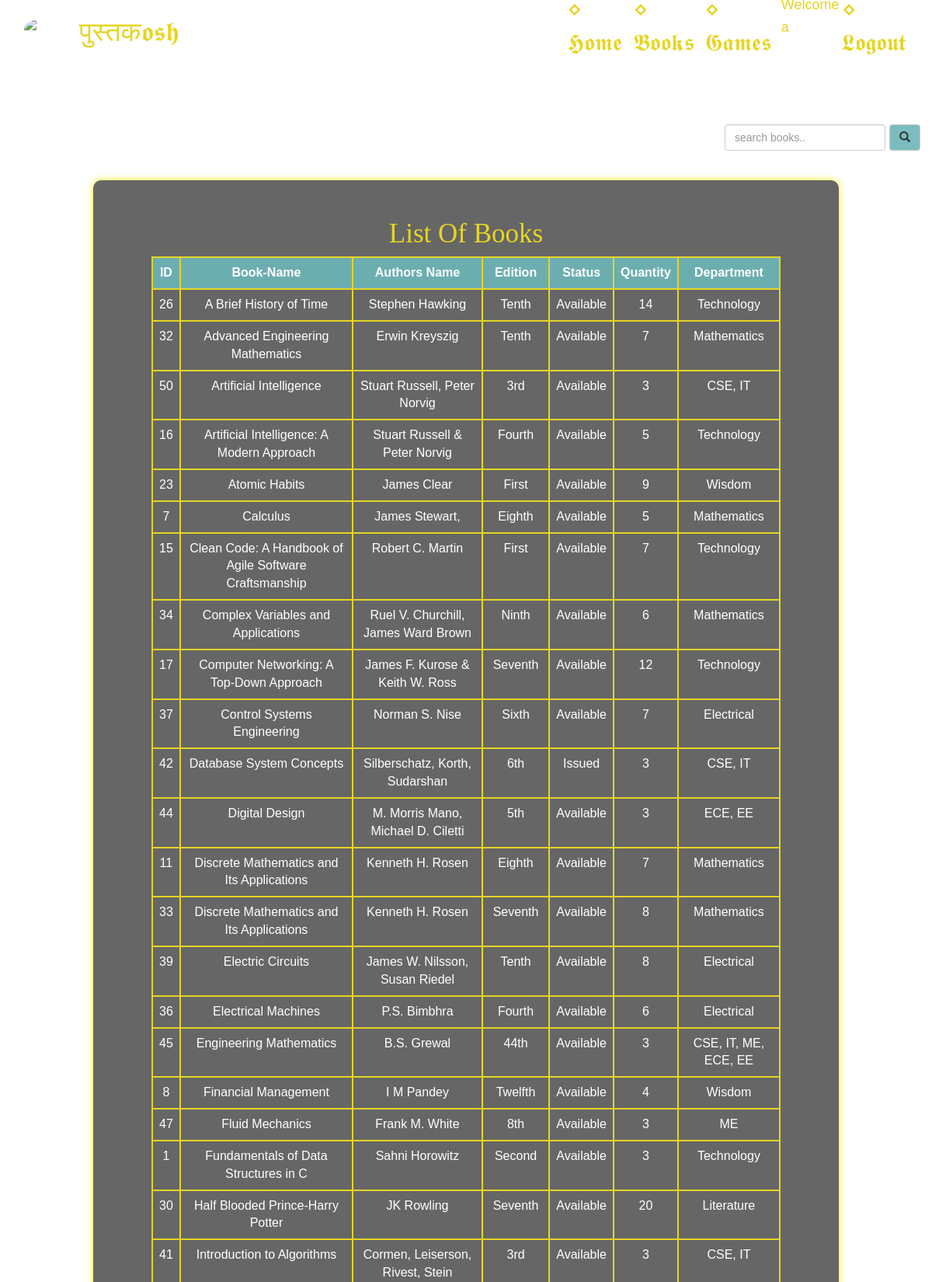
The page /books.php (signed in, upper part) on the database its author committed.
### tables this page shows
CREATE TABLE `books` (
  `bid` int(100) NOT NULL,
  `name` varchar(100) NOT NULL,
  `authors` varchar(100) NOT NULL,
  `edition` varchar(100) NOT NULL,
  `status` varchar(100) NOT NULL,
  `quantity` int(100) NOT NULL,
  `department` varchar(100) NOT NULL,
  `bcount` int(100) NOT NULL
);

### books.php (the view, shortened to what this page needs)
<?php
  include "connection.php";
  include "navbar1.php";
?>
<!DOCTYPE html>
<html>
<head>
</head>
<body>
  <?php
    $b=mysqli_query($db,"SELECT *FROM `books` order by bcount desc limit 0,3 ;")
   ?>
  <div style=" width: 100%; height: 50px; margin-top: -20px; ">
    <div style="padding: 10px; width: 10%; height: 50px;float: left;">
    <h3 style="font-family: 'Brush Script MT', cursive;font-size: 35px; color: white; margin-top: -8px;">
</h3>
    </div>
    <div style="width: 90%; height: 50px; float: left; padding: 10px; font-size: 20px;">
      <table>
        <?php
         while($b2=mysqli_fetch_assoc($b))
      {
        echo "<tr style='color: white; width: 400px; margin-top: 0px; float: left;'>";
        echo "<td>"; echo "[".$b2['bid']."] &nbsp"; echo "</td>";
        echo "<td>"; echo $b2['name']; echo "</td>";
        echo "</tr>";
      }
     ?>
      </table>
    </div>
  </div>
<div class="srch" style="display: flex; flex-direction: column; align-items: flex-end;">
    <form class="navbar-form" method="post" name="form1" id="searchForm" style="display: flex; justify-content: flex-end; align-items: center;">
        <input class="form-control" type="text" name="search" placeholder="search books.." required="" style="margin-right: 5px;">
        <button style="background-color: #6db6b9e6;" type="submit" name="submit" class="btn btn-default">
            <span class="glyphicon glyphicon-search"></span>
        </button>
    </form>
</div>
  <div class="box1">
  <h2 style="font-size:35px;font-family: 'Brush Script MT', cursive;">List Of Books</h2>
  <?php
    if(isset($_POST['submit']))
    {
      $search_term = $_POST['search'];
      $q=mysqli_query($db,"SELECT * from books where name like '%$search_term%' OR authors like '%$search_term%'");
      if(mysqli_num_rows($q)==0)
      {
        echo "Sorry! No book found. Try searching again.";
      }
      else
      {
    echo "<table class='table table-bordered table-hover;' >";
      echo "<tr style='background-color: #6db6b9e6;'>";
        echo "<th>"; echo "ID"; echo "</th>";
        echo "<th>"; echo "Book-Name";  echo "</th>";
        echo "<th>"; echo "Authors Name";  echo "</th>";
        echo "<th>"; echo "Edition";  echo "</th>";
        echo "<th>"; echo "Status";  echo "</th>";
        echo "<th>"; echo "Quantity";  echo "</th>";
        echo "<th>"; echo "Department";  echo "</th>";
      echo "</tr>";
      while($row=mysqli_fetch_assoc($q))
      {
        echo "<tr>";
        echo "<td>"; echo $row['bid']; echo "</td>";
        echo "<td>"; echo $row['name']; echo "</td>";
        echo "<td>"; echo $row['authors']; echo "</td>";
        echo "<td>"; echo $row['edition']; echo "</td>";
        echo "<td>"; echo $row['status']; echo "</td>";
        echo "<td>"; echo $row['quantity']; echo "</td>";
        echo "<td>"; echo $row['department']; echo "</td>";
        echo "</tr>";
      }
    echo "</table>";
      }
    }
    else
    {
      $res=mysqli_query($db,"SELECT * FROM `books` ORDER BY `books`.`name` ASC;");
    echo "<table class='table table-bordered table-hover' >";
      echo "<tr style='background-color: #6db6b9e6;'>";
        echo "<th>"; echo "ID"; echo "</th>";
        echo "<th>"; echo "Book-Name";  echo "</th>";
        echo "<th>"; echo "Authors Name";  echo "</th>";
        echo "<th>"; echo "Edition";  echo "</th>";
        echo "<th>"; echo "Status";  echo "</th>";
        echo "<th>"; echo "Quantity";  echo "</th>";
        echo "<th>"; echo "Department";  echo "</th>";
      echo "</tr>";
      while($row=mysqli_fetch_assoc($res))
      {
        echo "<tr>";
        echo "<td>"; echo $row['bid']; echo "</td>";
        echo "<td>"; echo $row['name']; echo "</td>";
        echo "<td>"; echo $row['authors']; echo "</td>";
        echo "<td>"; echo $row['edition']; echo "</td>";
        echo "<td>"; echo $row['status']; echo "</td>";
        echo "<td>"; echo $row['quantity']; echo "</td>";
        echo "<td>"; echo $row['department']; echo "</td>";
        echo "</tr>";
      }
    echo "</table>";
    }
          ?>
</div>
</body>
</html>

### navbar1.php (style rules this page uses)
* { margin: 0; padding: 0; box-sizing: border-box; }
body { font-family: Arial, sans-serif; font-size: 20px; }

### books.php (style rules this page uses)
body { transition: background-color .5s; background-image: url('images/book.jpg'); background-size: cover; background-repeat: no-repeat; background-attachment: fixed; color: white; }
.srch { padding-left: 1000px; }
.box1 { margin: 30px auto; width: 80%; max-width: 1200px; background: rgba(0, 0, 0, 0.6); padding: 30px; border-radius: 10px; box-shadow: 0px 0px 10px rgba(245, 241, 4, 0.94); text-align: center; height:auto; }
h2 { color: #e6d522; }
.box1 table { font-size: 16px; border-collapse: collapse; width: 90%; margin: auto; }
.box1 table, .box1 th, .box1 td { border: 2px solid #e6d522 !important; }
.box1 th, .box1 td { padding: 8px; text-align: center; }

### rows shown on the page
books: bid "26", name "A Brief History of Time", authors "Stephen Hawking", edition "Tenth", status "Available", quantity "14", department "Technology"
books: bid "32", name "Advanced Engineering Mathematics", authors "Erwin Kreyszig", edition "Tenth", status "Available", quantity "7", department "Mathematics"
books: bid "50", name "Artificial Intelligence", authors "Stuart Russell, Peter Norvig", edition "3rd", status "Available", quantity "3", department "CSE, IT"
books: bid "16", name "Artificial Intelligence: A Modern Approach", authors "Stuart Russell & Peter Norvig", edition "Fourth", status "Available", quantity "5", department "Technology"
books: bid "23", name "Atomic Habits", authors "James Clear", edition "First", status "Available", quantity "9", department "Wisdom"
books: bid "7", name "Calculus", authors "James Stewart,", edition "Eighth", status "Available", quantity "5", department "Mathematics"
books: bid "15", name "Clean Code: A Handbook of Agile Software Craftsmanship", authors "Robert C. Martin", edition "First", status "Available", quantity "7", department "Technology"
books: bid "34", name "Complex Variables and Applications", authors "Ruel V. Churchill, James Ward Brown", edition "Ninth", status "Available", quantity "6", department "Mathematics"
books: bid "17", name "Computer Networking: A Top-Down Approach", authors "James F. Kurose & Keith W. Ross", edition "Seventh", status "Available", quantity "12", department "Technology"
books: bid "37", name "Control Systems Engineering", authors "Norman S. Nise", edition "Sixth", status "Available", quantity "7", department "Electrical"
books: bid "42", name "Database System Concepts", authors "Silberschatz, Korth, Sudarshan", edition "6th", status "Issued", quantity "3", department "CSE, IT"
books: bid "44", name "Digital Design", authors "M. Morris Mano, Michael D. Ciletti", edition "5th", status "Available", quantity "3", department "ECE, EE"
books: bid "11", name "Discrete Mathematics and Its Applications", authors "Kenneth H. Rosen", edition "Eighth", status "Available", quantity "7", department "Mathematics"
books: bid "33", name "Discrete Mathematics and Its Applications", authors "Kenneth H. Rosen", edition "Seventh", status "Available", quantity "8", department "Mathematics"
books: bid "39", name "Electric Circuits", authors "James W. Nilsson, Susan Riedel", edition "Tenth", status "Available", quantity "8", department "Electrical"
books: bid "36", name "Electrical Machines", authors "P.S. Bimbhra", edition "Fourth", status "Available", quantity "6", department "Electrical"
books: bid "45", name "Engineering Mathematics", authors "B.S. Grewal", edition "44th", status "Available", quantity "3", department "CSE, IT, ME, ECE, EE"
books: bid "8", name "Financial Management", authors "I M Pandey", edition "Twelfth", status "Available", quantity "4", department "Wisdom"
books: bid "47", name "Fluid Mechanics", authors "Frank M. White", edition "8th", status "Available", quantity "3", department "ME"
books: bid "1", name "Fundamentals of Data Structures in C", authors "Sahni Horowitz", edition "Second", status "Available", quantity "3", department "Technology"
books: bid "30", name "Half Blooded Prince-Harry Potter", authors "JK Rowling", edition "Seventh", status "Available", quantity "20", department "Literature"
books: bid "41", name "Introduction to Algorithms", authors "Cormen, Leiserson, Rivest, Stein", edition "3rd", status "Available", quantity "3", department "CSE, IT"

### other values the page prints
$_SESSION['login_user'] "a"
